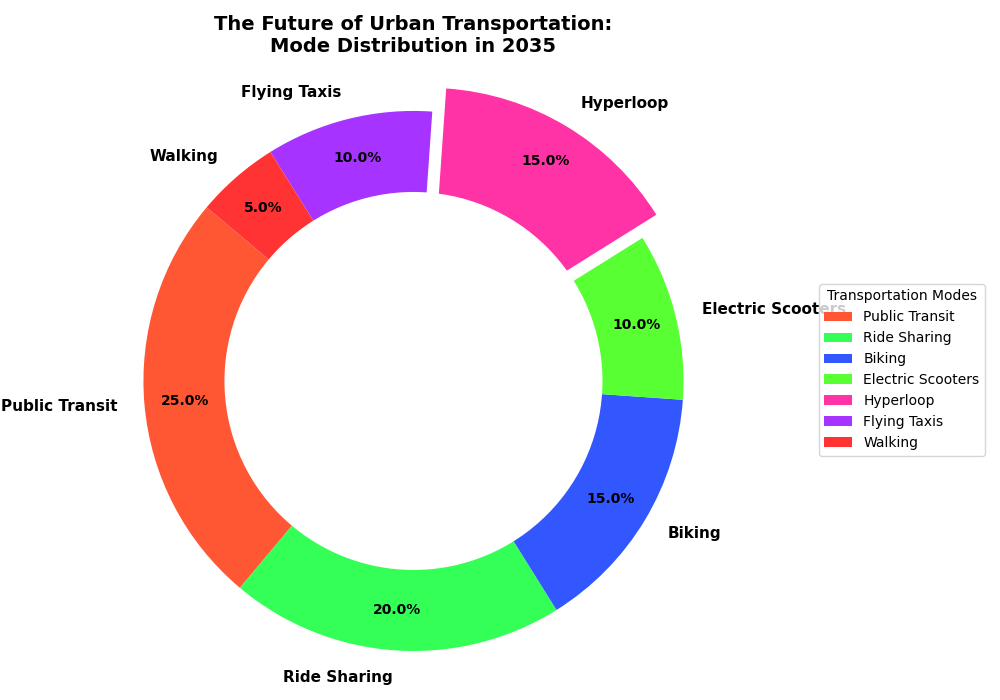

This chart was generated by the following Python code:
import matplotlib.pyplot as plt

modes = ['Public Transit', 'Ride Sharing', 'Biking', 'Electric Scooters', 'Hyperloop', 'Flying Taxis', 'Walking']
percentages = [25, 20, 15, 10, 15, 10, 5]

# New set of colors for each sector
colors = ['#FF5733', '#33FF57', '#3357FF', '#57FF33', '#FF33A6', '#A633FF', '#FF3333']

explode = (0, 0, 0, 0, 0.1, 0, 0)

plt.figure(figsize=(10, 7))
wedges, texts, autotexts = plt.pie(
    percentages, labels=modes, colors=colors, explode=explode,
    autopct='%1.1f%%', startangle=140, pctdistance=0.85
)

for text in texts:
    text.set_fontsize(11)
    text.set_fontweight('bold')

for autotext in autotexts:
    autotext.set_color('black')
    autotext.set_fontsize(10)
    autotext.set_fontweight('bold')

centre_circle = plt.Circle((0, 0), 0.70, fc='white')
fig = plt.gcf()
fig.gca().add_artist(centre_circle)

plt.axis('equal')
plt.title('The Future of Urban Transportation:\nMode Distribution in 2035', fontsize=14, fontweight='bold', ha='center')
plt.legend(wedges, modes, title="Transportation Modes", loc="center left", bbox_to_anchor=(1, 0, 0.5, 1))
plt.tight_layout()
plt.show()
